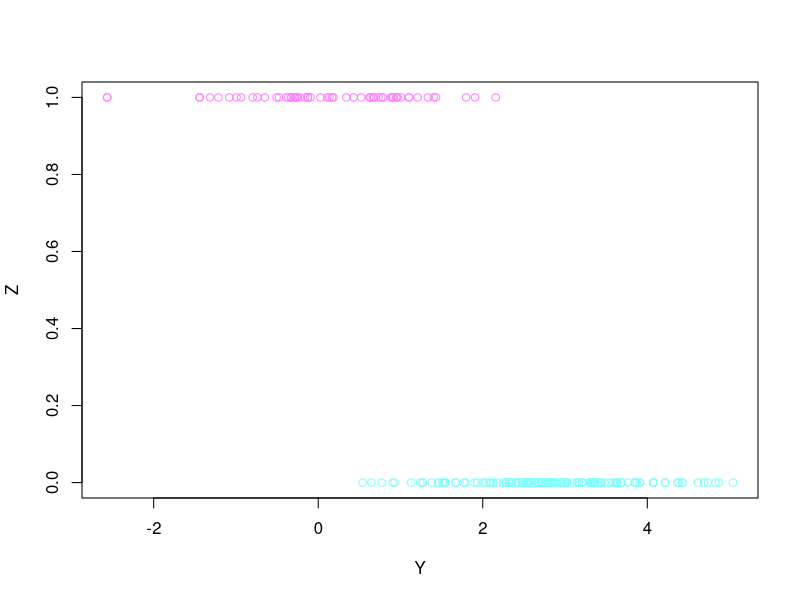
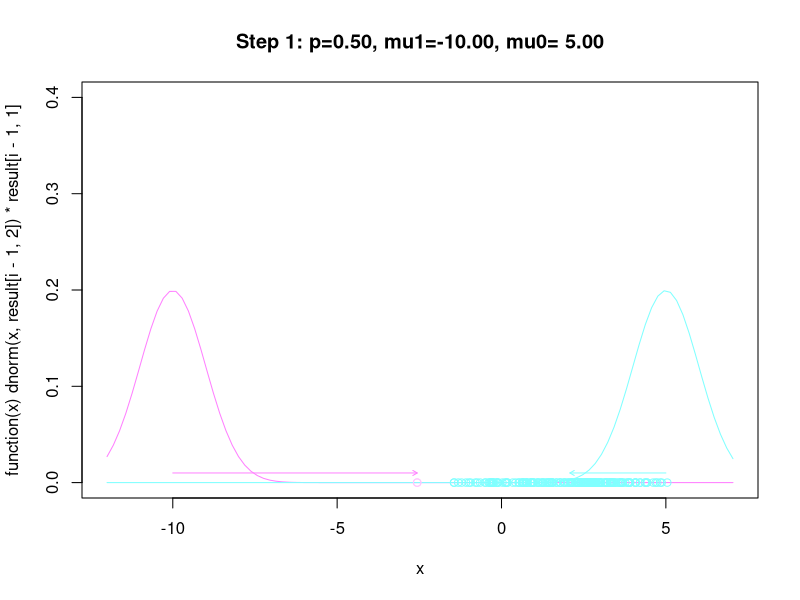
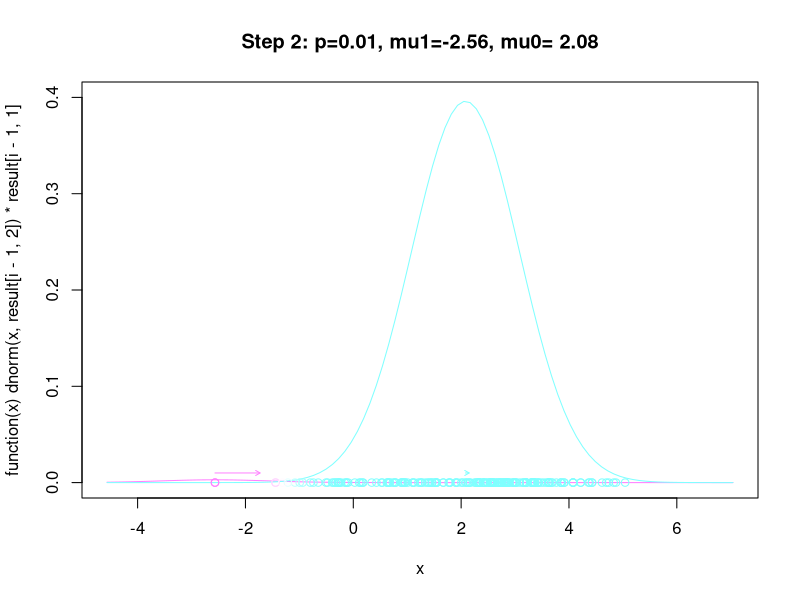
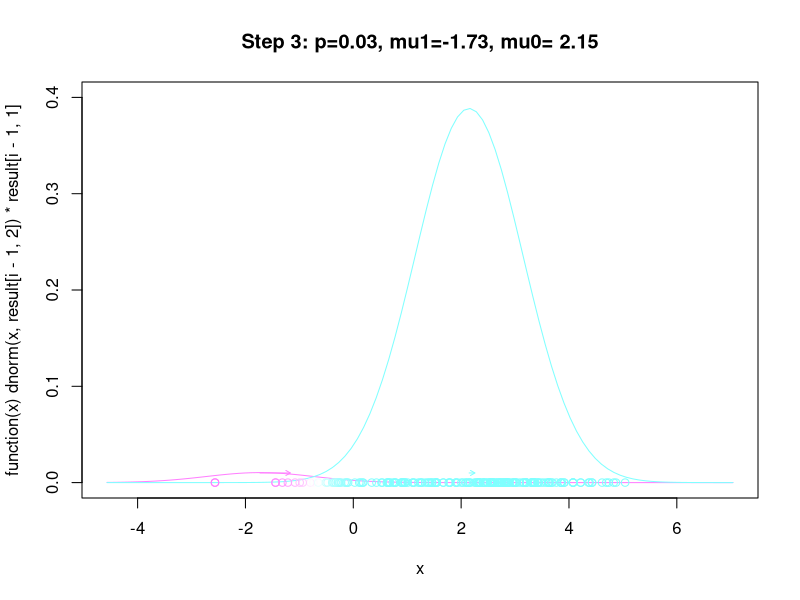
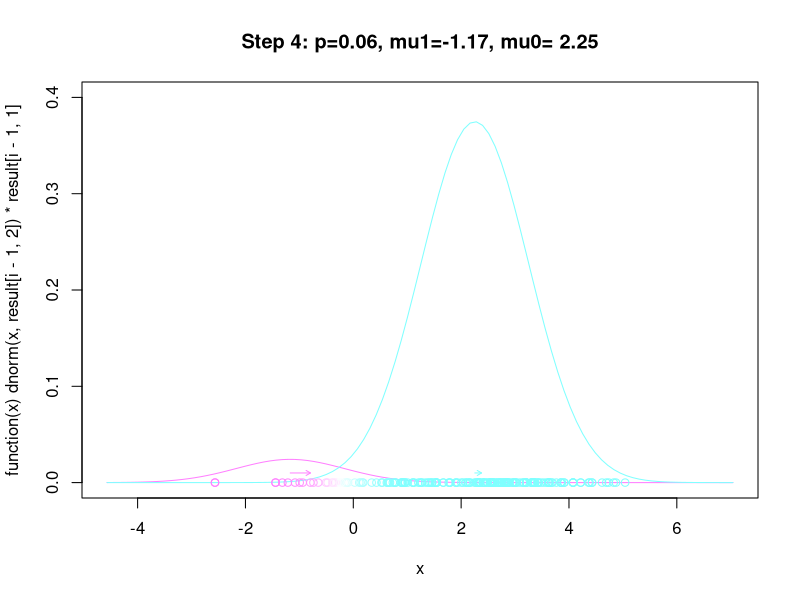
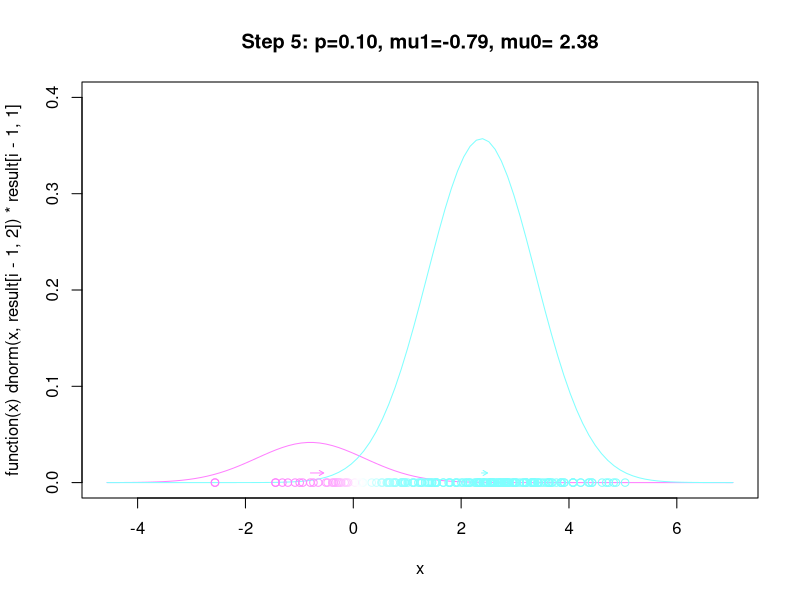
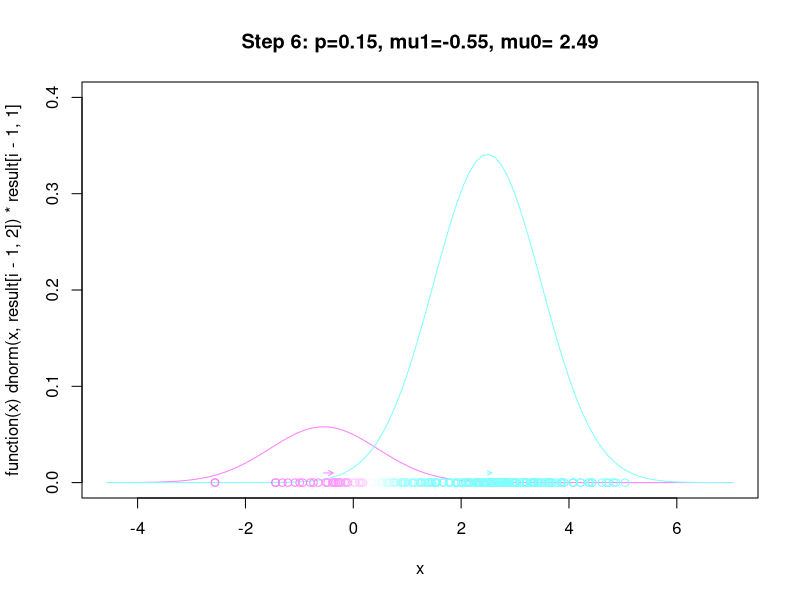
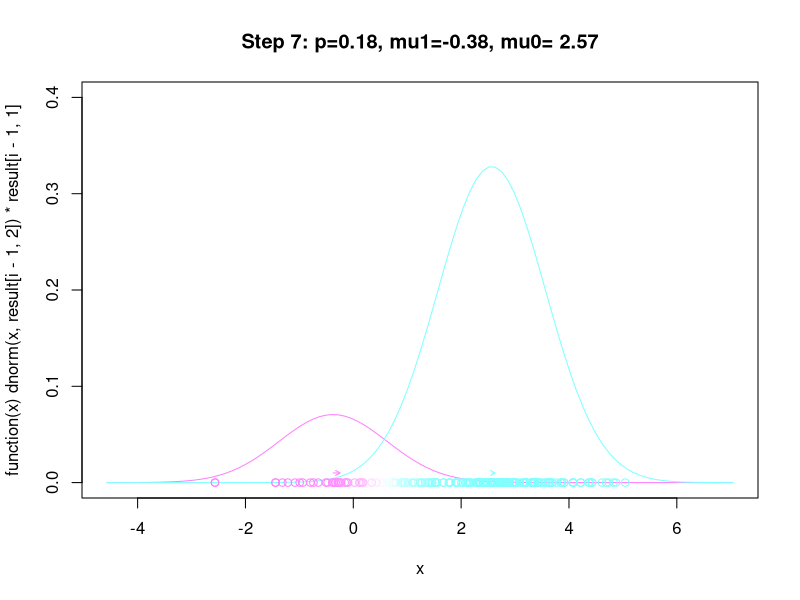

The R script that drew these images, in order:
## ---- chunk 1
log_sum_exp <- function(log_x)
{
    max_log_x <- max(log_x)
    
    max_log_x + log( sum(exp(log_x - max_log_x) ))
}
log_like_obs <- function(theta,Y)
{
    log_jointlike <- cbind(log( theta[1]) + dnorm(Y,theta[2],1,log = TRUE),
                       log(1 - theta[1]) + dnorm(Y,theta[3],1, log = TRUE))
    sum(apply(log_jointlike,1,log_sum_exp))
}


em_mixnorm <- function(theta0,Y,no_iters)
{   col_weigh <- cm.colors(100)
    result <- matrix(0,no_iters + 1,4)
    colnames(result) <- c("p","mu1","mu0","log_lik")
    result[1,1:3] <- theta0
    result[1,4] <- log_like_obs(theta0,Y)
    for(i in 1:no_iters + 1) {
        log_like1 <- dnorm(Y,result[i-1,2],1,log = TRUE) + log(result[i-1,1])
        log_like0 <- dnorm(Y,result[i-1,3],1,log = TRUE) + log(1-result[i-1,1])
        log_like_average <- apply(cbind(log_like1, log_like0),1,log_sum_exp)
        weighs <-   exp(log_like1 - log_like_average)
        
        ## making plots showing steps
        xlim <- range (Y, result[i-1,2:3])+c(-2,2)
        plot(function(x) dnorm(x, result[i-1,2])*result[i-1,1], ylim=c(0,0.4), 
             xlim[1], xlim[2], col=col_weigh[100])
        title(main = sprintf("Step %g: p=%4.2f, mu1=%5.2f, mu0=%5.2f",
              i-1, result[i-1,1],result[i-1,2],result[i-1,3]))
        plot(function(x) dnorm(x, result[i-1,3])*(1-result[i-1,1]),
             xlim[1], xlim[2], col=col_weigh[1], add=TRUE)
        points(Y, rep(0, length(Y)), col=col_weigh[ceiling(weighs*100)] )
        
        #update p
        result[i,1] <- mean(weighs)
        #update u1
        result[i,2] <- sum(Y*weighs)/sum(weighs)
        result[i,3] <- sum(Y*(1-weighs))/sum(1-weighs)
        result[i,4] <- log_like_obs(result[i,1:3],Y)
        #plot the change of mu
        arrows(result[i-1,2], 0.01,result[i,2],0.01,
               length = 0.05,col=col_weigh[100])
        arrows(result[i-1,3], 0.01,result[i,3],0.01,
               length = 0.05,col=col_weigh[1])
    }
    invisible(result)
}
## ---- chunk 2
gen_mixnorm <- function(theta,n)
{
    Z <- 1*(runif(n) < theta[1])
    Y <- rep(0,n)
    for(i in 1:n){
        if(Z[i]==1) Y[i] <- rnorm(1,theta[2],1)
        else Y[i] <- rnorm(1,theta[3],1)
    }
    col_weigh <- cm.colors(2)
    plot (Y, Z, col = col_weigh[Z+1])
    Y
}

## ---- chunk 3
data <- gen_mixnorm(c(0.3,0,3),200)
## ---- chunk 4
em_mixnorm(c(0.5,-10,5),data,20)
## ---- chunk 5
em_mixnorm(c(0.5,5,10),data,40)
## ---- chunk 6
em_mixnorm(c(0.5,0.1,0.2),data,40)
## ---- chunk 7
random_label <- rbinom(length(data), size=1, prob = 0.5)
em_mixnorm(c(0.5, mean(data[random_label==1]),mean(data[random_label==0])),
           data,40)

## ---- chunk 8
data2 <- gen_mixnorm(c(0.3,0,5),200)
random_label <- rbinom(length(data2), size=1, prob = 0.5)
em_mixnorm(c(0.5, mean(data2[random_label==1]),
                  mean(data2[random_label==0])),
           data2,40)

## ---- chunk 9
log_like_obs <- function(theta,Y)
{
    log_joint <- cbind(log(theta[1]) + dnorm(Y,theta[2],1,log = TRUE),
                       log(1 - theta[1]) + dnorm(Y,theta[3],1, log = TRUE))
    sum(apply(log_joint,1,log_sum_exp))
}
## define negative log likelihood function
neg_loglike_obs <- function (theta,Y)
{
  -log_like_obs(theta,Y)
}
## define negative log likelihood function with a transformed parametrization

neg_loglike_obs_transf <-  function(ttheta,Y)
{
  theta <- ttheta
  theta[1] <- 1/(1+exp(-ttheta[1]))
  neg_loglike_obs(theta,Y)
}

## applying optimization algorithms

try (nlm (neg_loglike_obs, p = c(0.3,0,3), Y = data))
try (nlm (neg_loglike_obs, p = c(0.5, -10, 5), Y = data))

log(0.3/0.7)
## Newton method
try (nlm (neg_loglike_obs_transf, p = c(log(0.3/0.7),0,3), Y = data))
try (nlm (neg_loglike_obs_transf, p = c(0,-10,5), Y = data))
## Nelder-Mead
try (optim (p = c(log(0.3/0.7),0,3),neg_loglike_obs_transf, Y = data, method="Nelder-Mead"))
try (optim (p = c(0,-10,5),neg_loglike_obs_transf, Y = data, method="Nelder-Mead"))

## Conjugate Gradient
try (optim (p = c(0,0,3),neg_loglike_obs_transf, Y = data, method="CG"))
try (optim (p = c(0,-10,5),neg_loglike_obs_transf, Y = data, method="CG"))


## ---- chunk 10
# The data consists of n observed counts, whose mean is m, plus c counts
# that are observed to be less than 2 (ie, 0 or 1), but whose exact value
# is not known.  The counts are assumed to be Poisson distributed with 
# unknown mean, lambda.  
#
# The function below finds the maximum likelihood estimate for lambda given
# the data, using the EM algorithm started from the specified guess at lambda
# (default being the mean count with censored counts set to 1), run for the
# specified number of iterations (default 20).  The log likelihood is printed 
# at each iteration.  It should never decrease.

#n is the number of observed poisson counts
#c is the number of missed poisson counts
#y_bar is is the mean of observed poisson counts
EM.censored.poisson <- function (n, y_bar, c, lambda0=(n*y_bar+c)/(n+c),
iterations=20)
{
  # Set initial guess, and print it and its log likelihood.

  lambda <- lambda0

  cat (0, lambda, log.likelihood_obs(n,y_bar,c,lambda), "\n")

  # Do EM iterations.

  for (i in 1:iterations)
  {
    # The E step: Figure out the distribution of the unobserved data.  For 
    # this model, we need the probability that an unobserved count that is 
    # either 0 or 1 is actually equal to 1, which is p1 below.

    y_mis <- lambda / (1+lambda)
    
    # The M step: Find the lambda that maximizes the expected log likelihood
    # with unobserved data filled in according to the distribution found in
    # the E step.

    lambda <- (n*y_bar + c*y_mis) / (n+c)

    # Print the new guess for lambda and its log likelihood.

    cat (i, lambda, log.likelihood_obs(n,y_bar,c,lambda), "\n")
  }

  # Return the value for lambda from the final EM iteration.

  lambda
}

log.likelihood_obs <- function (n, y_bar, c, lambda)
{
  n*y_bar*log(lambda) - (n+c)*lambda + c*log(1+lambda)
}
## ---- chunk 11
y <- rpois(200,3)

c<- sum(y < 2)
y_bar <- mean(y[y >=2]); y_bar

## ---- chunk 12
EM.censored.poisson(length(y)-c,y_bar,c,lambda0=100, iterations = 10) -> lambda.em

EM.censored.poisson(length(y)-c,y_bar,c,lambda0=y_bar, iterations = 10) -> lambda.em
## ---- chunk 13
log.likelihood_obs <- function (n, y_bar, c, lambda)
{
  n*y_bar*log(lambda) - (n+c)*lambda + c*log(1+lambda)
}

neg_loglike_obs <- function (n, y_bar, c, lambda)
{
  - log.likelihood_obs (n, y_bar, c, lambda)
}

try (nlm (neg_loglike_obs, p = y_bar, n=length(y)-c, y_bar= y_bar, c=c))
try (nlm (neg_loglike_obs, p = 100, n=length(y)-c, y_bar= y_bar, c=c))


try (optim (p = y_bar, neg_loglike_obs, method="CG", n=length(y)-c, y_bar= y_bar, c=c))
try (optim (p = 100, neg_loglike_obs, method="CG", n=length(y)-c, y_bar= y_bar, c=c))

try (optim (p = y_bar, neg_loglike_obs, method="Nelder-Mead", n=length(y)-c, y_bar= y_bar, c=c))
try (optim (p = 100, neg_loglike_obs, method="Nelder-Mead", n=length(y)-c, y_bar= y_bar, c=c))


